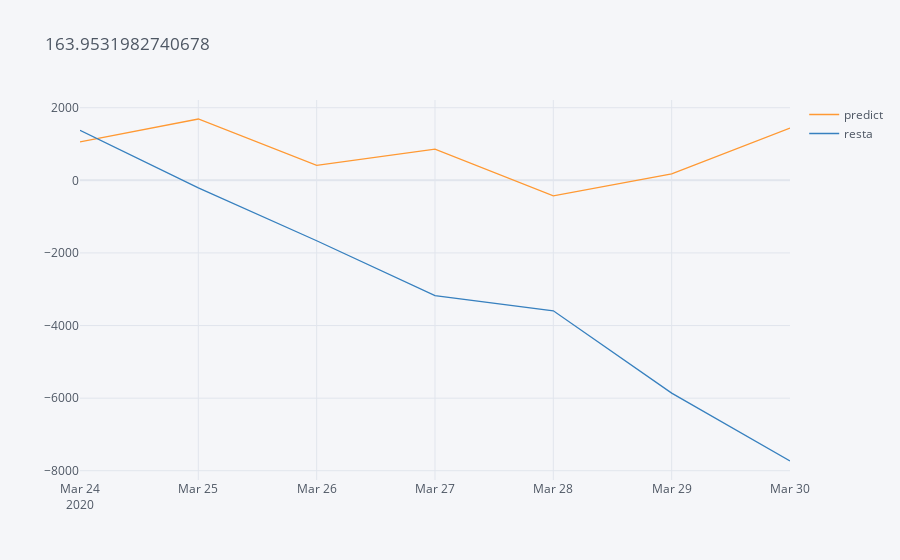

Source (notebook cell):
### Code cell
pab = pd.concat([pd.DataFrame(ba.forecast(steps = 7)[0], index = consumo.tail(7).index, columns = ["predict"]), lok], 1)
mp = np.abs((np.abs(pab.resta) - np.abs(pab.predict))/np.abs(pab.resta))*100
pab.iplot(title = mp.mean())

### Figure 1 — Plotly figure (JSON) as saved in the notebook; plotly's stock layout.template omitted (floating-point values rounded to 4 significant figures)
{"data": [{"line": {"color": "rgba(255, 153, 51, 1.0)", "dash": "solid", "shape": "linear", "width": 1.3}, "mode": "lines", "name": "predict", "text": "", "type": "scatter", "x": ["2020-03-24", "2020-03-25", "2020-03-26", "2020-03-27", "2020-03-28", "2020-03-29", "2020-03-30"], "y": [1059.0, 1690.0, 412.6, 857.2, -429.9, 176.1, 1440.0]}, {"line": {"color": "rgba(55, 128, 191, 1.0)", "dash": "solid", "shape": "linear", "width": 1.3}, "mode": "lines", "name": "resta", "text": "", "type": "scatter", "x": ["2020-03-24", "2020-03-25", "2020-03-26", "2020-03-27", "2020-03-28", "2020-03-29", "2020-03-30"], "y": [1380.0, -208.6, -1664.0, -3177.0, -3593.0, -5860.0, -7731.0]}], "layout": {"legend": {"bgcolor": "#F5F6F9", "font": {"color": "#4D5663"}}, "paper_bgcolor": "#F5F6F9", "plot_bgcolor": "#F5F6F9", "title": {"font": {"color": "#4D5663"}, "text": "163.9531982740678"}, "xaxis": {"gridcolor": "#E1E5ED", "showgrid": true, "tickfont": {"color": "#4D5663"}, "title": {"font": {"color": "#4D5663"}, "text": ""}, "zerolinecolor": "#E1E5ED"}, "yaxis": {"gridcolor": "#E1E5ED", "showgrid": true, "tickfont": {"color": "#4D5663"}, "title": {"font": {"color": "#4D5663"}, "text": ""}, "zerolinecolor": "#E1E5ED"}}}
